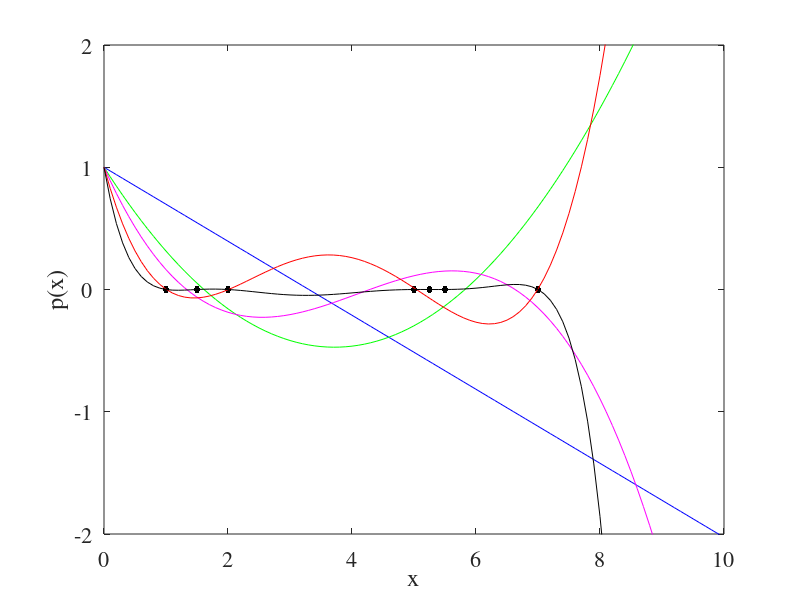
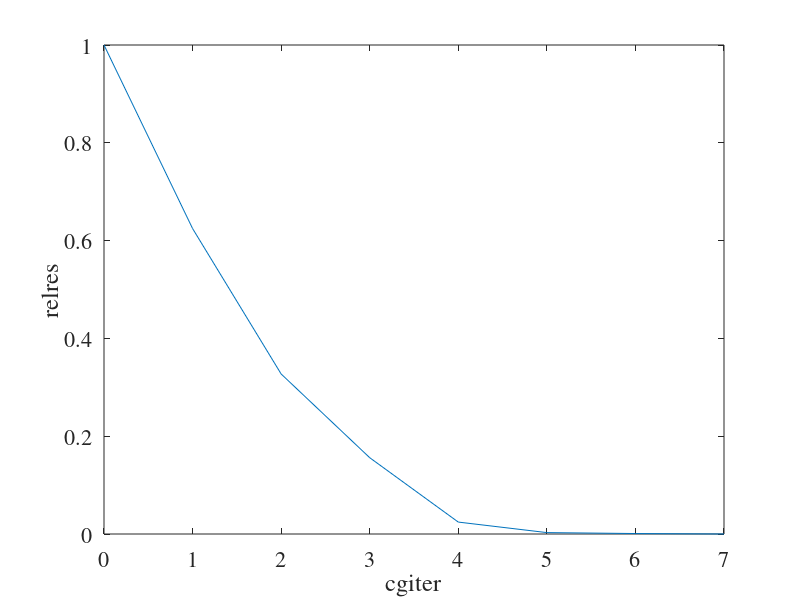
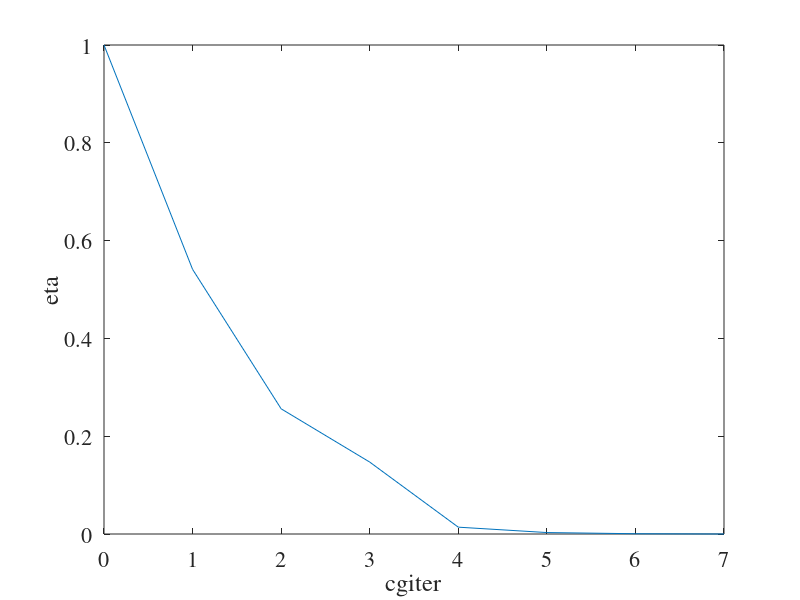

These figures' MATLAB source, in order:
clear all; close all;

n = 7;
A = diag([1,1.5,2, 5,5.25,5.5, 7]);
rand('state',364);
b = rand(7,1);
t = 0:0.1:10;

x_star =  inv(A)*b; f_star = -0.5*b'*inv(A)*b;
b2 = (A^(-0.5))*b;
C = []; eta = []; relres = [];

figure; 
plot(eig(A), zeros(n,1), 'k.', 'MarkerSize', 15);
hold on; colorchoice =['b', 'g', 'm', 'r'];
for i=1:7
    C = [C (A^(i-0.5))*b];
    u = C\b2;
    p = [-flipud(u)' 1];    
    p_plot = polyval(p, t);
    if(i < 5)
        plot(t, p_plot, colorchoice(i));
    end    
    
    eta(i) =  0.5*norm(C*u - b2)/-f_star;
    relres(i) = norm(b - A^(0.5)*C*u)/norm(b);
    
end
plot(t, p_plot, 'k');

hold off; axis([0 10 -2 2]);
set(gca,'FontSize', 16, 'FontName', 'Times');
xlabel('x'); ylabel('p(x)');
print('-depsc', 'ex1_poly.eps');

relres = [1, relres];
figure;  plot(0:n, relres);
set(gca,'FontSize', 16, 'FontName', 'Times');
xlabel('cgiter'); ylabel('relres');
print('-depsc', 'ex1_relres.eps');

eta = [1, eta];
figure;  plot(0:n, eta);
set(gca,'FontSize', 16, 'FontName', 'Times');
xlabel('cgiter'); ylabel('eta');
print('-depsc', 'ex1_eta.eps');

    
    
